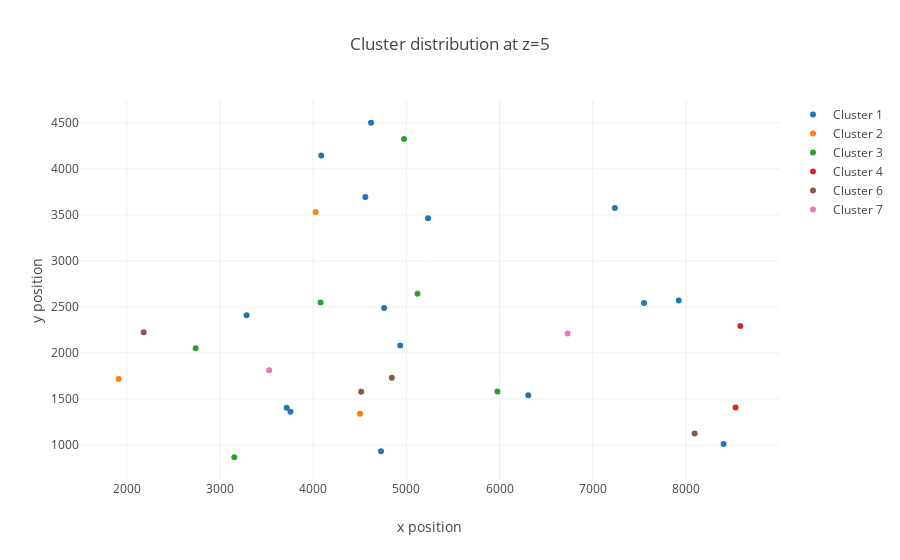
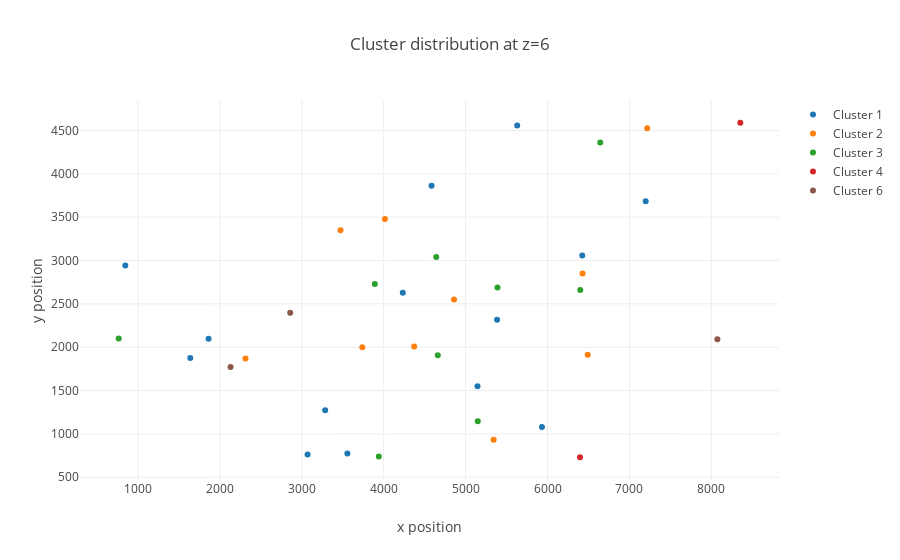
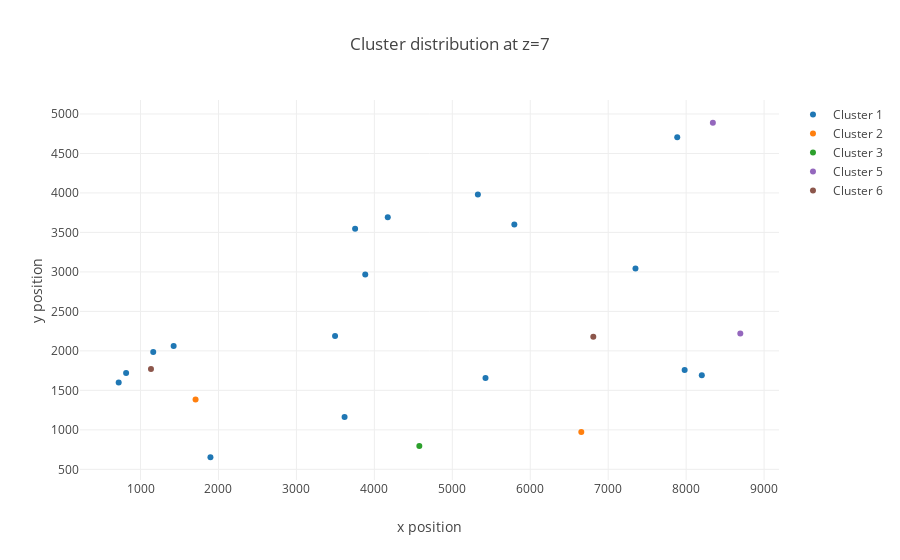
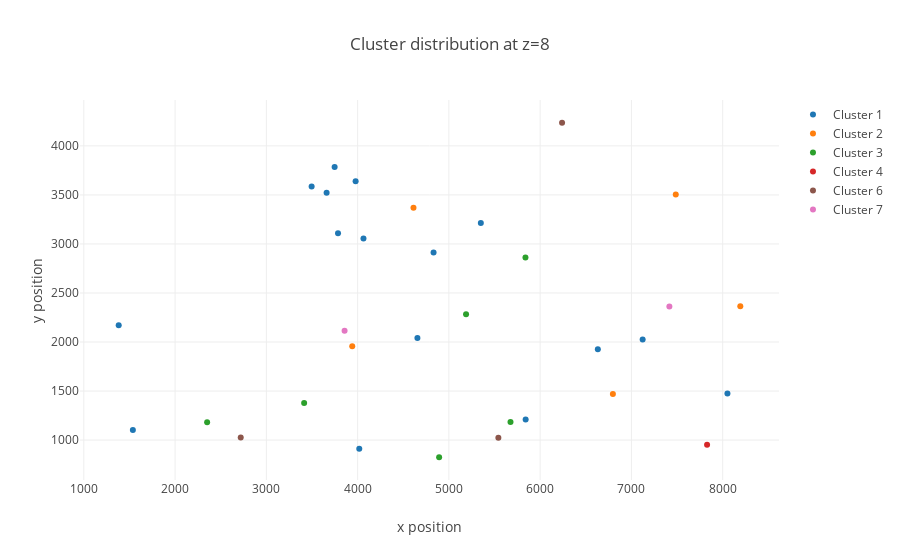

These figures' notebook cell, in order:
### Code cell
def make_trace(i, point_set):
    return go.Scatter(
       x = [elem[0] for elem in point_set],
       y = [elem[1] for elem in point_set],
       mode = 'markers',
       name = 'Cluster ' + str(i+1)
   )

for z, points in z_slices.items():
    point_sets = [[] for _ in range(7)]
    for point in points:
        point_sets[point[3]-1].append([point[0], point[1]])
    traces = [make_trace(i, point_sets[i]) for i in range(7)]
    layout = go.Layout(title='Cluster distribution at z='+str(z), xaxis = dict(title = 'x position'), 
                       yaxis = dict(title = 'y position'),)
    figure = go.Figure(data=traces, layout=layout)
    iplot(figure)

### Figure 1 — Plotly figure (JSON) as saved in the notebook; plotly's stock layout.template omitted (floating-point values rounded to 4 significant figures)
{"data": [{"mode": "markers", "name": "Cluster 1", "type": "scatter", "x": [3757, 3717, 3287, 4728, 6308, 4935, 4762, 4560, 5233, 7550, 7922, 7237, 4087, 4622, 8403], "y": [1362, 1406, 2411, 932, 1540, 2082, 2489, 3694, 3463, 2542, 2569, 3574, 4146, 4501, 1010]}, {"mode": "markers", "name": "Cluster 2", "type": "scatter", "x": [1915, 4027, 4503], "y": [1717, 3532, 1339]}, {"mode": "markers", "name": "Cluster 3", "type": "scatter", "x": [3155, 2741, 4080, 5977, 5120, 4975], "y": [867, 2052, 2548, 1581, 2642, 4325]}, {"mode": "markers", "name": "Cluster 4", "type": "scatter", "x": [8531, 8582], "y": [1408, 2292]}, {"mode": "markers", "name": "Cluster 5", "type": "scatter", "x": [], "y": []}, {"mode": "markers", "name": "Cluster 6", "type": "scatter", "x": [2183, 4516, 4844, 8092], "y": [2224, 1578, 1731, 1126]}, {"mode": "markers", "name": "Cluster 7", "type": "scatter", "x": [3529, 6730], "y": [1812, 2211]}], "layout": {"title": "Cluster distribution at z=5", "xaxis": {"title": "x position"}, "yaxis": {"title": "y position"}}}

### Figure 2 — Plotly figure (JSON) as saved in the notebook; plotly's stock layout.template omitted (floating-point values rounded to 4 significant figures)
{"data": [{"mode": "markers", "name": "Cluster 1", "type": "scatter", "x": [1638, 3070, 3556, 3285, 845, 1861, 5932, 5145, 4233, 5384, 4584, 6424, 7199, 5630], "y": [1875, 762, 775, 1274, 2943, 2098, 1079, 1549, 2629, 2317, 3862, 3057, 3685, 4557]}, {"mode": "markers", "name": "Cluster 2", "type": "scatter", "x": [2312, 3739, 3472, 4015, 5342, 4372, 6491, 4858, 6428, 7217], "y": [1870, 2000, 3350, 3480, 932, 2007, 1913, 2551, 2850, 4526]}, {"mode": "markers", "name": "Cluster 3", "type": "scatter", "x": [3940, 764, 3891, 4660, 5148, 4641, 5389, 6400, 6644], "y": [740, 2102, 2730, 1908, 1147, 3040, 2689, 2661, 4362]}, {"mode": "markers", "name": "Cluster 4", "type": "scatter", "x": [6397, 8354], "y": [731, 4589]}, {"mode": "markers", "name": "Cluster 5", "type": "scatter", "x": [], "y": []}, {"mode": "markers", "name": "Cluster 6", "type": "scatter", "x": [2130, 2858, 8074], "y": [1773, 2397, 2093]}, {"mode": "markers", "name": "Cluster 7", "type": "scatter", "x": [], "y": []}], "layout": {"title": "Cluster distribution at z=6", "xaxis": {"title": "x position"}, "yaxis": {"title": "y position"}}}

### Figure 3 — Plotly figure (JSON) as saved in the notebook; plotly's stock layout.template omitted (floating-point values rounded to 4 significant figures)
{"data": [{"mode": "markers", "name": "Cluster 1", "type": "scatter", "x": [1897, 720, 815, 1163, 3618, 1425, 3496, 3883, 3753, 5426, 7981, 4172, 5328, 5796, 7350, 7886, 8201], "y": [653, 1601, 1719, 1985, 1162, 2061, 2187, 2967, 3546, 1658, 1759, 3691, 3979, 3602, 3043, 4705, 1691]}, {"mode": "markers", "name": "Cluster 2", "type": "scatter", "x": [1706, 6655], "y": [1383, 973]}, {"mode": "markers", "name": "Cluster 3", "type": "scatter", "x": [4577], "y": [796]}, {"mode": "markers", "name": "Cluster 4", "type": "scatter", "x": [], "y": []}, {"mode": "markers", "name": "Cluster 5", "type": "scatter", "x": [8695, 8343], "y": [2221, 4889]}, {"mode": "markers", "name": "Cluster 6", "type": "scatter", "x": [1134, 6809], "y": [1769, 2178]}, {"mode": "markers", "name": "Cluster 7", "type": "scatter", "x": [], "y": []}], "layout": {"title": "Cluster distribution at z=7", "xaxis": {"title": "x position"}, "yaxis": {"title": "y position"}}}

### Figure 4 — Plotly figure (JSON) as saved in the notebook; plotly's stock layout.template omitted (floating-point values rounded to 4 significant figures)
{"data": [{"mode": "markers", "name": "Cluster 1", "type": "scatter", "x": [1537, 4018, 1382, 4064, 3785, 3660, 3496, 3748, 3978, 4655, 5841, 6632, 7123, 8052, 4832, 5350], "y": [1104, 912, 2172, 3055, 3108, 3521, 3586, 3784, 3639, 2040, 1210, 1926, 2025, 1476, 2912, 3214]}, {"mode": "markers", "name": "Cluster 2", "type": "scatter", "x": [3941, 6797, 4612, 7486, 8193], "y": [1958, 1470, 3368, 3504, 2365]}, {"mode": "markers", "name": "Cluster 3", "type": "scatter", "x": [2351, 3414, 4893, 5675, 5188, 5839], "y": [1182, 1378, 825, 1185, 2282, 2862]}, {"mode": "markers", "name": "Cluster 4", "type": "scatter", "x": [7829], "y": [953]}, {"mode": "markers", "name": "Cluster 5", "type": "scatter", "x": [], "y": []}, {"mode": "markers", "name": "Cluster 6", "type": "scatter", "x": [2719, 5542, 6240], "y": [1027, 1025, 4236]}, {"mode": "markers", "name": "Cluster 7", "type": "scatter", "x": [3857, 7416], "y": [2114, 2361]}], "layout": {"title": "Cluster distribution at z=8", "xaxis": {"title": "x position"}, "yaxis": {"title": "y position"}}}
